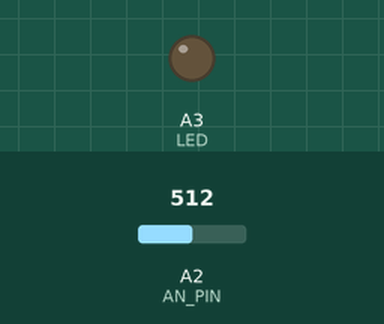
Bench run of a sketch on a simulated Arduino Uno, built with avr-gcc and run on an emulated ATmega328P. On the bench: output pins drawn as LEDs (lit = HIGH). The test bench sets the inputs (shaded band); at power-on: A2 (AN_PIN) = 512.

Above: at 1.2 s.
1.3 s: A2 (AN_PIN) set to 522
At 2.0 s:
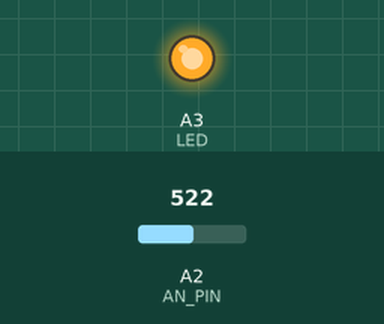
2.8 s: A2 (AN_PIN) set to 511
At 3.1 s:
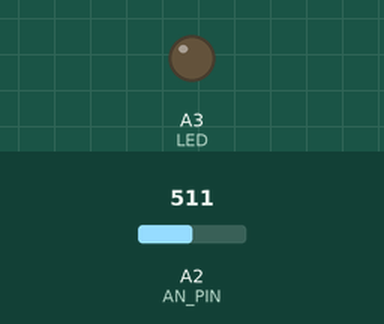
4.3 s: A2 (AN_PIN) set to 716
At 5.4 s:
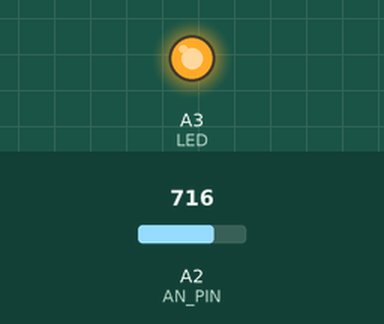
Timing chart, 0 to 7.3 s (numbered marks = the images above; inputs shaded):
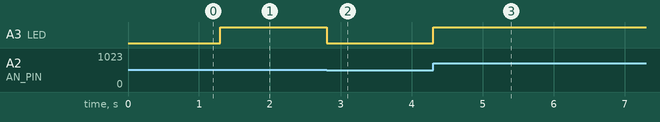

The sketch:

sketch_apr2d.ino
```cpp
#define AN_PIN A2
#define LED A3

void setup() {
  // put your setup code here, to run once:
  Serial.begin(9600);
  pinMode(LED, OUTPUT);
  pinMode(AN_PIN, INPUT);
}

void loop() {
  // put your main code here, to run repeatedly:
  //  Serial.println("value : " + value);

  int value = analogRead(AN_PIN);
  int val = map(value, 0, 1023, 0, 255);
  analogWrite(LED, val);

}
```

Measured:
- the behaviour switches between 513 and 514 on A2 (AN_PIN) (found by bisection; images 0 and 1)
- after the input at 1.3 s, A3 (LED): LOW → HIGH at once
- after the input at 2.8 s, A3 (LED): HIGH → LOW at once
- after the input at 4.3 s, A3 (LED): LOW → HIGH at once
